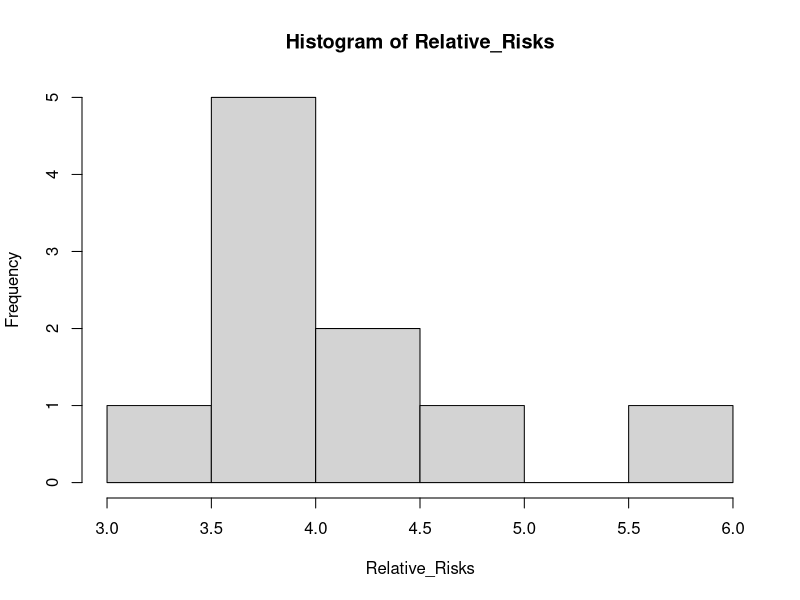
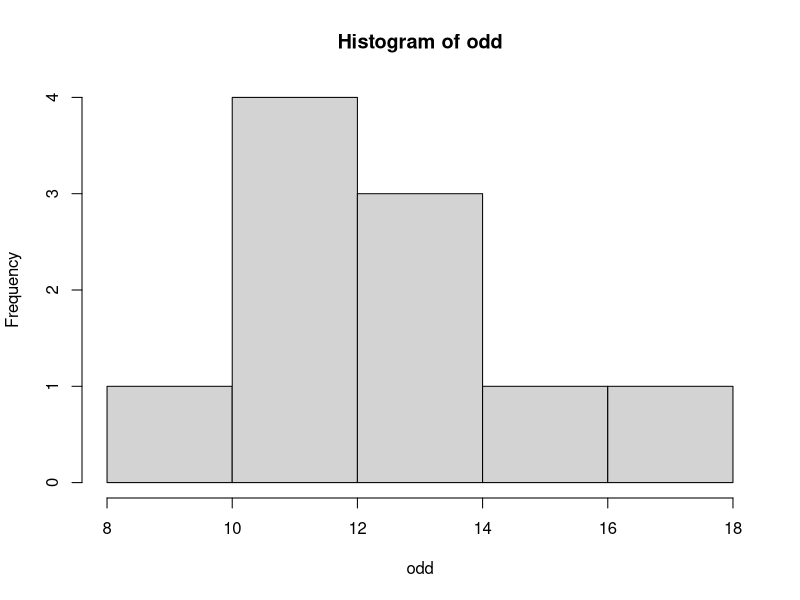
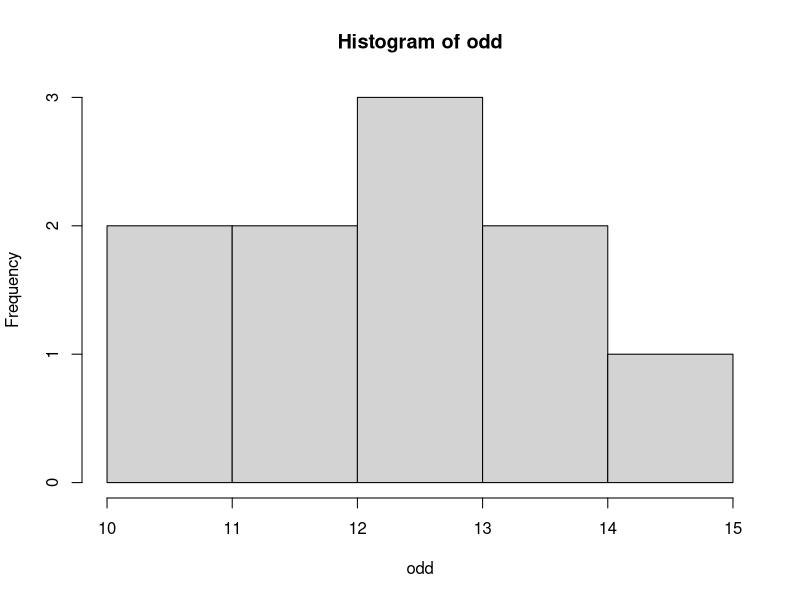

R code for these plots, in order:
## ---- chunk 1
knitr::opts_chunk$set(echo = TRUE)
## ---- chunk 2
set.seed(42) #set.seed() ensures that your "random" values are replicable
Population_N <- 1000000
Smoke <- rbinom(n=Population_N,size=1,prob=0.3)
## ---- chunk 3
Cancer <- rbinom(n=Population_N,size=1,prob=Smoke*0.18+0.02)
Sampling_frame <- data.frame(Smoke,Cancer)
## ---- chunk 4
table(Smoke,Cancer)
## ---- chunk 5
Population_Cases <- subset(Sampling_frame,Cancer==1)
Population_Controls <- subset(Sampling_frame,Cancer==0)
## ---- chunk 6
Sample_N <- 100
Selected_Cases <- sample(nrow(Population_Cases),Sample_N)
Sampled_Cases <- Population_Cases[Selected_Cases,]

Selected_Controls <- sample(nrow(Population_Controls),Sample_N)
Sampled_Controls <- Population_Controls[Selected_Controls,]

Test_Sample <- rbind(Sampled_Cases,Sampled_Controls)
## ---- chunk 7
Sampled_Smokers <- subset(Test_Sample,Smoke==1)
Sampled_NonSmokers <- subset(Test_Sample,Smoke==0)
## ---- chunk 8
Risk_Smoker <- sum(Sampled_Smokers[,2]==1)/nrow(Sampled_Smokers)
Risk_NonSmoker <- sum(Sampled_NonSmokers[,2]==1)/nrow(Sampled_NonSmokers)
Sample_Relative_Risk <- Risk_Smoker/Risk_NonSmoker
Sample_Relative_Risk
## ---- chunk 9
reps <- 10
Relative_Risks <- rep(0,reps)
Population_N <- 1000000
Sample_N <- 100

for(i in 1:reps) {
Smoke <- rbinom(n=Population_N,size=1,prob=0.3)
Cancer <- rbinom(n=Population_N,size=1,prob=Smoke*0.18+0.02)
Sampling_frame <- data.frame(Smoke,Cancer)

Population_Cases <- subset(Sampling_frame,Cancer==1)
Population_Controls <- subset(Sampling_frame,Cancer==0)

Selected_Cases <- sample(nrow(Population_Cases),Sample_N)
Sampled_Cases <- Population_Cases[Selected_Cases,]

Selected_Controls <- sample(nrow(Population_Controls),Sample_N)
Sampled_Controls <- Population_Controls[Selected_Controls,]

Test_Sample <- rbind(Sampled_Cases,Sampled_Controls)
Sampled_Smokers <- subset(Test_Sample,Smoke==1)
Sampled_NonSmokers <- subset(Test_Sample,Smoke==0)
Risk_Smoker <- sum(Sampled_Smokers[,2]==1)/nrow(Sampled_Smokers)
Risk_NonSmoker <- sum(Sampled_NonSmokers[,2]==1)/nrow(Sampled_NonSmokers)
Sample_Relative_Risk <- Risk_Smoker/Risk_NonSmoker

Relative_Risks[i] <- Sample_Relative_Risk
}

hist(Relative_Risks)
mean(Relative_Risks)

## ---- chunk 10


reps <- 10
odd <- rep(0,reps)
Population_N <- 1000000
Sample_N <- 100

for(i in 1:reps) {
Smoke <- rbinom(n=Population_N,size=1,prob=0.3)
Cancer <- rbinom(n=Population_N,size=1,prob=Smoke*0.18+0.02)
Sampling_frame <- data.frame(Smoke,Cancer)

Population_Cases <- subset(Sampling_frame,Cancer==1)
Population_Controls <- subset(Sampling_frame,Cancer==0)

Selected_Cases <- sample(nrow(Population_Cases),Sample_N)
Sampled_Cases <- Population_Cases[Selected_Cases,]

Selected_Controls <- sample(nrow(Population_Controls),Sample_N)
Sampled_Controls <- Population_Controls[Selected_Controls,]

Test_Sample <- rbind(Sampled_Cases,Sampled_Controls)
Sampled_Smokers <- subset(Test_Sample,Smoke==1)
Sampled_NonSmokers <- subset(Test_Sample,Smoke==0)
Risk_Smoker <- sum(Sampled_Smokers[,2]==1)/nrow(Sampled_Smokers)
Risk_NonSmoker <- sum(Sampled_NonSmokers[,2]==1)/nrow(Sampled_NonSmokers)
Sample_odd <- (Risk_Smoker/(1-Risk_Smoker))/(Risk_NonSmoker/(1-Risk_NonSmoker))

odd[i] <- Sample_odd
}

hist(odd)
mean(odd)


## ---- chunk 11
reps <- 10
odd <- rep(0,reps)
Population_N <- 1000000
Sample_N <- 1000

for(i in 1:reps) {
Smoke <- rbinom(n=Population_N,size=1,prob=0.3)
Cancer <- rbinom(n=Population_N,size=1,prob=Smoke*0.18+0.02)
Sampling_frame <- data.frame(Smoke,Cancer)

Population_Cases <- subset(Sampling_frame,Cancer==1)
Population_Controls <- subset(Sampling_frame,Cancer==0)

Selected_Cases <- sample(nrow(Population_Cases),Sample_N)
Sampled_Cases <- Population_Cases[Selected_Cases,]

Selected_Controls <- sample(nrow(Population_Controls),Sample_N)
Sampled_Controls <- Population_Controls[Selected_Controls,]

Test_Sample <- rbind(Sampled_Cases,Sampled_Controls)
Sampled_Smokers <- subset(Test_Sample,Smoke==1)
Sampled_NonSmokers <- subset(Test_Sample,Smoke==0)
Risk_Smoker <- sum(Sampled_Smokers[,2]==1)/nrow(Sampled_Smokers)
Risk_NonSmoker <- sum(Sampled_NonSmokers[,2]==1)/nrow(Sampled_NonSmokers)
Sample_odd <- (Risk_Smoker/(1-Risk_Smoker))/(Risk_NonSmoker/(1-Risk_NonSmoker))

odd[i] <- Sample_odd
}

hist(odd)
mean(odd)


## ---- chunk 12
scores_ctrl <- rnorm(n=500,mean=65,sd=10)
scores_trt <- rnorm(n=500,mean=70,sd=10)
pooled_sd <- sqrt((499*sd(scores_ctrl)^2+499*sd(scores_trt)^2)/998)
d_full_class <- (mean(scores_trt)-mean(scores_ctrl))/pooled_sd
 
scores_ctrl_low <- sort(scores_ctrl)[1:250]
scores_ctrl_high <- sort(scores_ctrl)[251:500]
scores_trt_low <- sort(scores_trt)[1:250]
scores_trt_high <- sort(scores_trt)[251:500]

pooled_sd_bottom <- sqrt((249*sd(scores_trt_low)^2+249*sd(scores_ctrl_low)^2)/498)
pooled_sd_top <- sqrt((249*sd(scores_trt_high)^2+249*sd(scores_ctrl_high)^2)/498)
d_bottom <- (mean(scores_trt_low)-mean(scores_ctrl_low))/pooled_sd_bottom
d_top <- (mean(scores_trt_high)-mean(scores_ctrl_high))/pooled_sd_top

